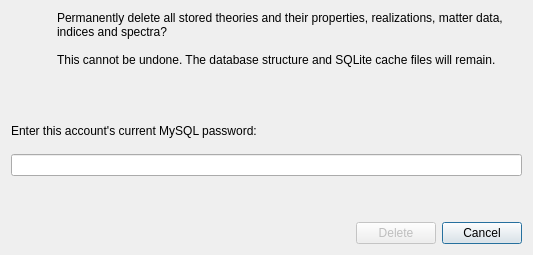
<?xml version="1.0" encoding="UTF-8"?>
<ui version="4.0">
 <class>DeleteDatabaseDialog</class>
 <widget class="QDialog" name="DeleteDatabaseDialog">
  <property name="geometry"><rect><x>0</x><y>0</y><width>533</width><height>255</height></rect></property>
  <property name="minimumSize"><size><width>510</width><height>0</height></size></property>
  <property name="windowTitle"><string>Delete all database contents</string></property>
  <layout class="QVBoxLayout" name="dialogLayout">
   <item>
    <layout class="QHBoxLayout" name="warningLayout" stretch="0,1">
     <item>
      <widget class="QLabel" name="warningIcon">
       <property name="minimumSize"><size><width>40</width><height>40</height></size></property>
       <property name="text"><string/></property>
      </widget>
     </item>
     <item>
      <widget class="QLabel" name="warningLabel">
       <property name="text"><string>Permanently delete all stored theories and their properties, realizations, matter data, indices and spectra?

This cannot be undone. The database structure and SQLite cache files will remain.</string></property>
       <property name="wordWrap"><bool>true</bool></property>
      </widget>
     </item>
    </layout>
   </item>
   <item>
    <widget class="QLabel" name="targetLabel">
     <property name="text"><string/></property>
     <property name="textFormat"><enum>Qt::PlainText</enum></property>
     <property name="wordWrap"><bool>true</bool></property>
    </widget>
   </item>
   <item>
    <widget class="QLabel" name="passwordLabel">
     <property name="text"><string>Enter this account's current MySQL password:</string></property>
     <property name="buddy"><cstring>passwordEdit</cstring></property>
    </widget>
   </item>
   <item>
    <widget class="QLineEdit" name="passwordEdit">
     <property name="echoMode"><enum>QLineEdit::Password</enum></property>
    </widget>
   </item>
   <item>
    <widget class="QLabel" name="statusLabel">
     <property name="text"><string/></property>
     <property name="textFormat"><enum>Qt::PlainText</enum></property>
     <property name="wordWrap"><bool>true</bool></property>
    </widget>
   </item>
   <item>
    <layout class="QHBoxLayout" name="buttonsLayout">
     <item>
      <spacer name="buttonsSpacer">
       <property name="orientation"><enum>Qt::Horizontal</enum></property>
       <property name="sizeHint" stdset="0"><size><width>40</width><height>20</height></size></property>
      </spacer>
     </item>
     <item>
      <widget class="QPushButton" name="deleteButton">
       <property name="enabled"><bool>false</bool></property>
       <property name="text"><string>Delete</string></property>
       <property name="autoDefault"><bool>false</bool></property>
      </widget>
     </item>
     <item>
      <widget class="QPushButton" name="cancelButton">
       <property name="text"><string>Cancel</string></property>
       <property name="autoDefault"><bool>true</bool></property>
       <property name="default"><bool>true</bool></property>
      </widget>
     </item>
    </layout>
   </item>
  </layout>
 </widget>
 <tabstops>
  <tabstop>passwordEdit</tabstop>
  <tabstop>deleteButton</tabstop>
  <tabstop>cancelButton</tabstop>
 </tabstops>
 <resources/>
 <connections/>
</ui>
